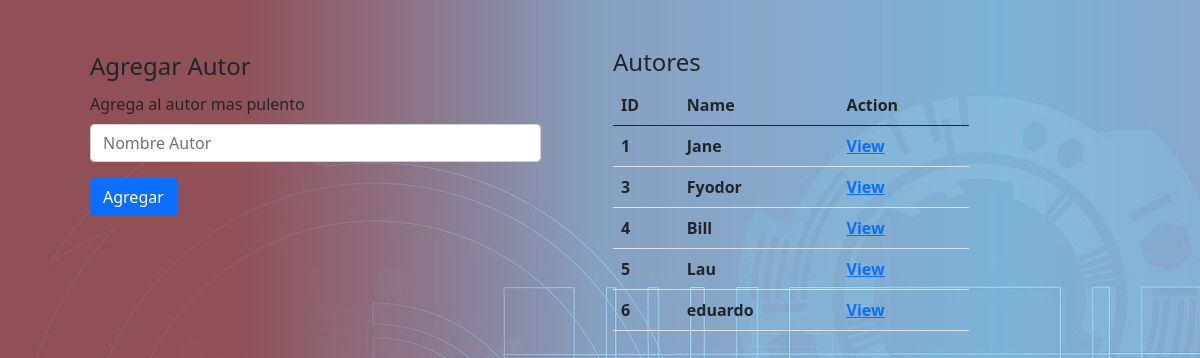
Page /app/authors on the committed database.
### app/models.py (models this page shows, shortened)
class Author(models.Model):
    first_name = models.CharField(max_length=255, null=False)
    last_name = models.CharField(max_length=255, null=True)
    books = models.ManyToManyField(Book, related_name="authors")
    notas = models.CharField(max_length=255, null=True)
    created_at = models.DateTimeField(auto_now_add=True)
    updated_at = models.DateTimeField(auto_now=True)

### app/views.py (the view)
# urls.py: path('authors',views.author),
def author(request):
    context = {
        "authors": Author.objects.all(),
    }
    return render(request,"authors.html",context)

### app/templates/authors.html (shortened to what this page needs)
<!DOCTYPE html>
<html lang="en">
<head>
    {%load static%}
    <link rel="stylesheet" href="{% static 'css/bootstrap/bootstrap.css' %}">
    <link rel="stylesheet" href="{% static 'css/style.css' %}">
</head>
<body>
    <div class="container">
        <div class=" row">
            <div class=" col-5 my-5 mx-5">
                <form action="/app/add-author" method="POST">
                    <legend>Agregar Autor</legend>
                    <div class="mb-3">
                        <label for="disabledTextInput" class="form-label " >Agrega al autor mas pulento</label>
                        <input type="text" id="disabledTextInput" class="form-control" placeholder="Nombre Autor" name="autor" required>
                    </div>
                    <button type="submit" class="btn btn-primary">Agregar</button>
                </form>
            </div>
            <div class="col-4 my-5">
                <h4> Autores</h4>
                <table class="table">
                    <thead>
                        <tr>
                            <th>ID</th>
                            <th>Name</th>
                            <th>Action</th>
                        </tr>
                    </thead>
                    <tbody>
                        {% for author in authors %}
                        <tr>
                            <th>{{author.id}}</th>
                            <th>{{author.first_name}}</th>
                            <th><a href="http://localhost:8000/app/authors/{{author.id}}">View</a></th>
                        </tr>
                        {% endfor %}
                    </tbody>
                </table>
            </div>
        </div>
    </div>
</body>
</html>

### app/static/css/style.css (style rules this page uses)
body { background:linear-gradient(90deg, rgba(160, 85, 85, 0.869) 20%, rgba(248, 247, 247, 0.472) 50%), url(../images/fondo.jpg); height: 100vh; }

### rows in the picture
Author: id "1", first_name "Jane"
Author: id "3", first_name "Fyodor"
Author: id "4", first_name "Bill"
Author: id "5", first_name "Lau"
Author: id "6", first_name "eduardo"
